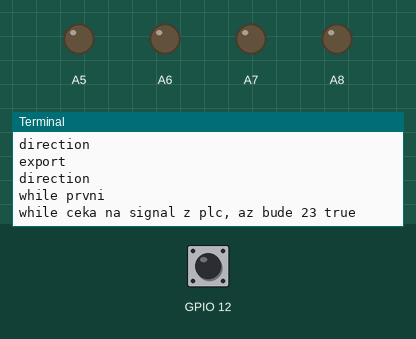
Simulated run of this program. Board: Raspberry Pi (BCM pin numbers). On the bench: output pins drawn as LEDs (lit = HIGH), the last lines printed to the terminal. The test bench sets the inputs (shaded band); at power-on: GPIO 12 LOW. Outgoing connections fail.

Above: at 1.2 s.
1.3 s: GPIO 12 pulled HIGH for 0.15 s
At 2.1 s:
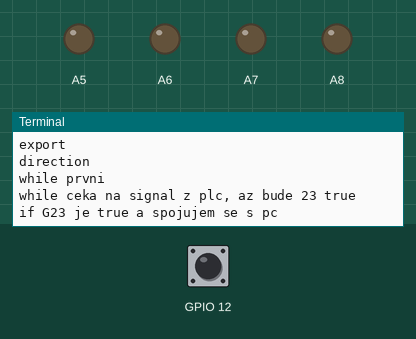
At 3.2 s:
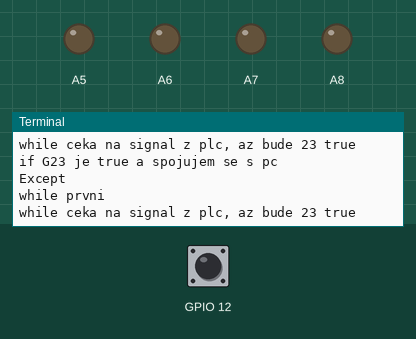

The program:

Raspberry_2.py
```python
#!/usr/bin/python
import socket
import RPi.GPIO as GPIO
import os
import sys
import time
#import serial
print("try")
BUFFER_SIZE = 4
#GPIO.cleanup()
#Client-pro odesilani.Je zadana cilova IP adresa
TCP_IP = '0.0.0.0'
TCP_PORT = 8881


#Server-pro prijem. Je zadana Raspberry IP adresa
TCP_IPS = '0.0.0.0'
TCP_PORTS = 8882
q = socket.socket(socket.AF_INET, socket.SOCK_STREAM)
q.bind((TCP_IPS, TCP_PORTS))


MESSAGE = "1"
print("try2")

GPIO.setmode(GPIO.BCM)

filename1 = "/sys/class/gpio/gpio55"
filename2 = "/sys/class/gpio/gpio56"
filename3 = "/sys/class/gpio/gpio57"
filename4 = "/sys/class/gpio/gpio58"
filename5 = "/sys/class/gpio/gpio59"
filename6 = "/sys/class/gpio/gpio60"
filename7 = "/sys/class/gpio/gpio61"
filename8 = "/sys/class/gpio/gpio62"

try:
    with open("/sys/class/gpio/export", mode='w') as f:
        f.write("55")
    print("export")
except: pass
try:
    with open("/sys/class/gpio/gpio55/direction", mode='w') as f:
        f.write("out")
    print("direction")
except: pass

try:
    with open("/sys/class/gpio/export", mode='w') as f:
        f.write("56")
    print("export")
except: pass
try:
    with open("/sys/class/gpio/gpio56/direction", mode='w') as f:
        f.write("out")
    print("direction")
except: pass


try:
    with open("/sys/class/gpio/export", mode='w') as f:
        f.write("57")
    print("export")
except: pass
try:
    with open("/sys/class/gpio/gpio57/direction", mode='w') as f:
        f.write("out")
    print("direction")
except: pass


try:
    with open("/sys/class/gpio/export", mode='w') as f:
        f.write("58")
    print("export")
except: pass
try:
    with open("/sys/class/gpio/gpio58/direction", mode='w') as f:
        f.write("out")
    print("direction")
except: pass


while True:
    try:
        print("while prvni")
        GPIO.setup(12,GPIO.IN,GPIO.PUD_DOWN)
        y=1
        print("while ceka na signal z plc, az bude 23 true")
        if GPIO.wait_for_edge(12,GPIO.RISING):#po prijmuti signalu posle do PC signal pro snimani
                #je treba v plc nastavit aby hodil ihned po tomto signalu z aretace false na 23 a zase pri aretaci nastavil true
                print("if G23 je true a spojujem se s pc")
                try:
                    with open("/sys/class/gpio/gpio55/value", mode='w') as f:
                        f.write("0")
                except: pass
                try:
                    with open("/sys/class/gpio/gpio56/value", mode='w') as f:
                        f.write("0")
                except: pass
                try:
                    with open("/sys/class/gpio/gpio57/value", mode='w') as f:
                        f.write("0")
                except: pass
                try:
                    with open("/sys/class/gpio/gpio58/value", mode='w') as f:
                        f.write("0")
                except: pass

                s = socket.socket(socket.AF_INET, socket.SOCK_STREAM)
                s.connect((TCP_IP, TCP_PORT))
                s.send(MESSAGE.encode())
                #s.close()
        while y>0:#smycka, ktera ceka na prijem vyhodnoceni z PC
                print("while cekame na prijem z pc ")

                q.listen(1)
                conn, adress = q.accept()
                data = conn.recv(BUFFER_SIZE)
                dat=data.decode("ascii")
                #zde jsou nastaveny vystupy z Raspberry do plc, ktere sitky jsou ok ci nikoliv
                #0 = spatna sitka
                if dat[0] == "1":
                    try:
                        with open("/sys/class/gpio/gpio55/value", mode='w') as f:
                            f.write("1")
                    except: pass
                else:
                    try:
                        with open("/sys/class/gpio/gpio55/value", mode='w') as f:
                            f.write("0")
                    except: pass
                if dat[1] == "1":
                    try:
                        with open("/sys/class/gpio/gpio56/value", mode='w') as f:
                            f.write("1")
                    except: pass
                else:
                    try:
                        with open("/sys/class/gpio/gpio56/value", mode='w') as f:
                            f.write("0")
                    except: pass
                if dat[2] == "1":
                    try:
                        with open("/sys/class/gpio/gpio57/value", mode='w') as f:
                            f.write("1")
                    except: pass
                else:
                    try:
                        with open("/sys/class/gpio/gpio57/value", mode='w') as f:
                            f.write("0")
                    except: pass
                if dat[3] == "1":
                    try:
                        with open("/sys/class/gpio/gpio58/value", mode='w') as f:
                            f.write("1")
                    except: pass
                else:
                    try:
                        with open("/sys/class/gpio/gpio58/value", mode='w') as f:
                            f.write("0")
                    except: pass
                print("svetla")
                y=0
    except:
        print("Except")
```

Measured:
- after the input at 1.3 s, the terminal: prints a new line at once (image 1)
